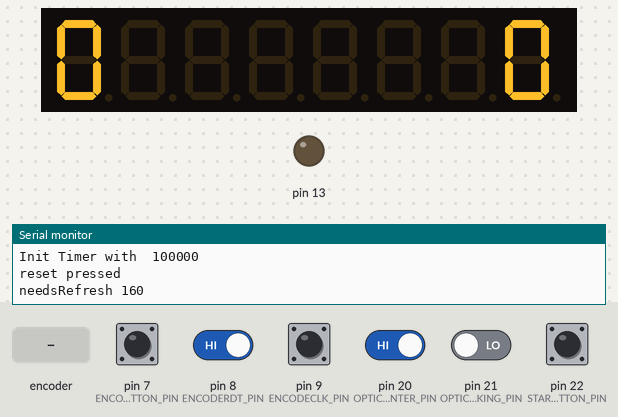
This sketch was run on a simulated Arduino Mega 2560, built with avr-gcc and run on an emulated ATmega2560. Parts: 8-digit seven-segment display, output pins drawn as LEDs (lit = HIGH), the last lines printed to the serial monitor. Inputs (shaded band) come from the test bench; at power-on: pin 7 (ENCODERBUTTON_PIN), pin 8 (ENCODERDT_PIN), pin 9 (ENCODECLK_PIN), pin 20 (OPTICALSENSOR_COUNTER_PIN), pin 22 (START_STOP_BUTTON_PIN) HIGH, pin 21 (OPTICALSENSOR_PARKING_PIN) LOW.

Above: at 1.2 s.
1.3 s: pin 7 (ENCODERBUTTON_PIN) driven LOW
At 3.8 s:
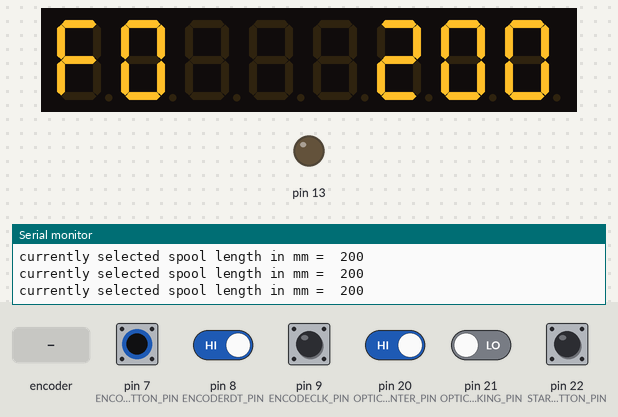
4.3 s: pin 7 (ENCODERBUTTON_PIN) pulsed HIGH 2 times (0.12 s each, 0.3 s apart)
At 4.65 s:
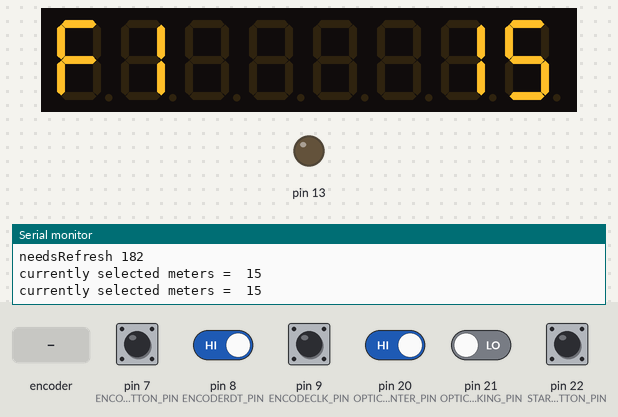
6.4 s: rotary encoder on pin 9 (ENCODECLK_PIN) / pin 8 (ENCODERDT_PIN) turned 1 step (first pin leading)
At 6.45 s:
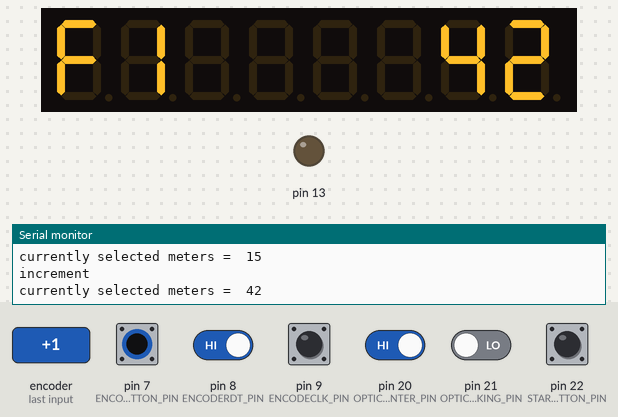
8.1 s: rotary encoder on pin 9 (ENCODECLK_PIN) / pin 8 (ENCODERDT_PIN) turned 1 step (first pin leading)
At 8.25 s:
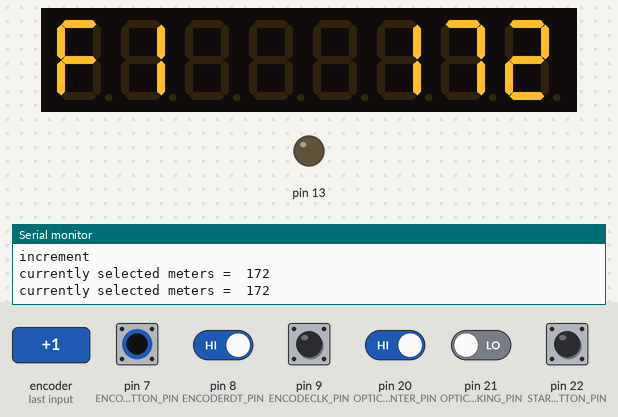
9.8 s: pin 7 (ENCODERBUTTON_PIN) pulsed HIGH 5 times (0.12 s each, 0.3 s apart)
At 12.5 s:
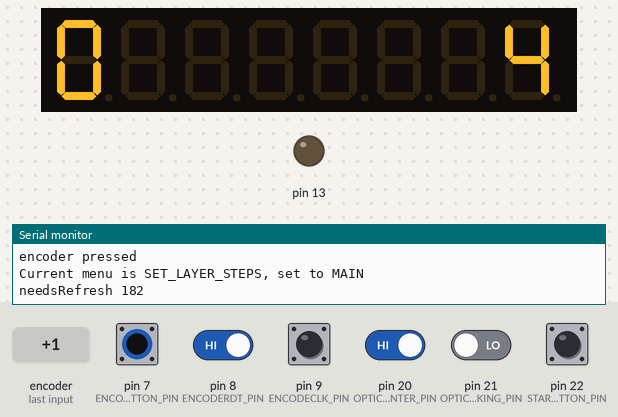
12.8 s: pin 22 (START_STOP_BUTTON_PIN) pulled LOW for 0.15 s
At 13.8 s:
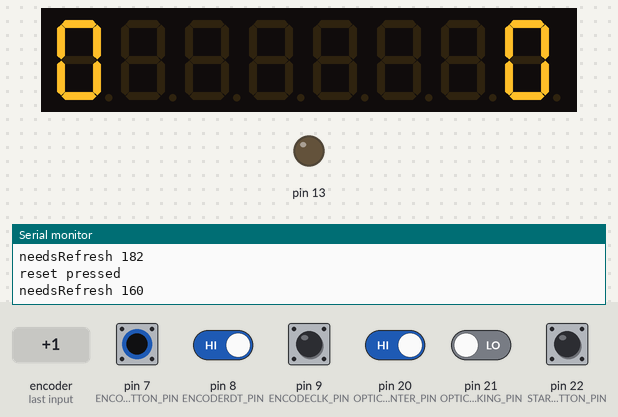

The sketch:

layer.ino
```cpp
#include <Stepper.h>

#include <max7219.h>
#include "Display.h"
#include "Button.h"
#include "Counter.h"
#include "OpticalSensor.h"
#include "Time.h"
#include "Layer.h"
#include "Encoder.h"

#ifndef uint
  #define uint unsigned int
#endif

//MAX7219
#define MAX_CLK 10
#define MAX_CS 11
#define MAX_DIN 12


//driver
#define DRIVER_N1_PIN 3
#define DRIVER_N2_PIN 4
#define DRIVER_N3_PIN 5
#define DRIVER_N4_PIN 6

//encoder
#define ENCODERBUTTON_PIN 7
#define ENCODECLK_PIN 9
#define ENCODERDT_PIN 8
#define ENCODERBUTTON_PRESSED_STATE 0

#define OPTICALSENSOR_COUNTER_PIN 20
#define OPTICALSENSOR_PARKING_PIN 21

#define START_STOP_BUTTON_PIN 22
#define START_STOP_BUTTON_PRESSED_STATE 1

#define SIGNAL_METERS 10

#define MINDEXPERIMENT


Display display;
Time time;


#define sensorNumbers  5
#define  buttonsNumber  3

Sensor* sensorsArray[sensorNumbers];
Button* buttonsArray[buttonsNumber];

//Counter counter;

Button *resetButton, *encoderButton, *driverOnOffButton;
Encoder *encoder;
OpticalSensor *opticalSensor_counter, *opticalSensor_parking;

volatile Menu currentMenu;
 bool needsRefresh = false;

volatile int refresh = 1;

bool showNumWhileBlink = true;


unsigned char encoder_A, encoder_B, encoder_A_prev;

unsigned long ONE_SECOND = 1000000;
unsigned long TIMER_PERIOD  = 100000;
unsigned long BUTTON_DELAY = 500000;
unsigned long STEPS_PER_REVOLUTION = 1000;

int timerCounter = 0;


Stepper stepper1 = Stepper(STEPS_PER_REVOLUTION, DRIVER_N1_PIN, DRIVER_N2_PIN, DRIVER_N3_PIN, DRIVER_N4_PIN); //on wiring change places of pins 2 & 3
Layer  layer;

#define ENCODER_DELAY 5;
int encoderDelay = ENCODER_DELAY;

bool ProcessEncoderDelay()
{
  return  (encoderDelay == 0) ;
}


 void ShowMenu(Menu m)
{
  if (needsRefresh == true )
    {
        //Serial.print("ShowMenu");
        needsRefresh = false;
        display.Clear();
      if (m == MAIN)
      {
        //Serial.println("Current menu is MAIN");
        display.ShowMeters(layer.counter.GetMeters());
        display.ShowTime(time.GetTotalMinutes());
      }
      else if (m == SET_SPOOL_DEPTH)
      {
         Serial.print("currently selected spool length in mm =  ");Serial.println(layer.GetCurrentSpoolDepth());
           display.ShowMenu(m, &layer, showNumWhileBlink);
      }
      else if (m == SET_METERS)
      {
          Serial.print("currently selected meters =  ");Serial.println(layer.counter.getCurrentlySelectedTargetInList());
           display.ShowMenu(m, &layer, showNumWhileBlink);
      }
      else if (m == SET_ACCELERATION)
      {
          Serial.print("show while blink  = "); Serial.println(showNumWhileBlink);
           display.ShowMenu(m, &layer, showNumWhileBlink);
      }
      else if (m == SET_LAYER_STEPS)
      {
          Serial.print("currently layer steps =  ");Serial.println(layer.GetCurrentLayerSteps());
           //display.ShowInt(layer.GetCurrentLayerSteps());
           display.ShowMenu(m, &layer, showNumWhileBlink);
      }
      else
      {
        Serial.print("Undefined menu");
      }
    }
};


void TimerProc(void)
{
    timerCounter ++;

    showNumWhileBlink =  (timerCounter %2 == 0)  ? true: false;

    for (byte i = 0; i < sensorNumbers; i++) {


      sensorsArray[i]->PollSensor();
    }

    for (byte i = 0; i < (sizeof(buttonsArray) / sizeof(buttonsArray[0])); i++)
    {
      buttonsArray[i]->ProcessDelay();
    }

    //check buttons
    if (resetButton->IsPressed())
    {
      Serial.println("reset pressed");
      time.ResetTimer();
      layer.counter.Reset();
      Serial.println("needsRefresh 160");
      needsRefresh = true;
    }

    if (encoderButton->IsPressed())
    {
       Serial.println("encoder pressed");
       //check current menu we're in
       //if we're in main, than go to choose target meters
        if (currentMenu == MAIN)
        {
          Serial.println("Current menu is MAIN, set to SET_SPOOL_LENGTH");
          currentMenu = SET_SPOOL_DEPTH;
        }
        else if (currentMenu == SET_SPOOL_DEPTH)
        {
           Serial.println("Current menu is SET_SPOOL_LENGTH, set to SET_METERS");
           layer.SetSpoolLength();
          currentMenu = SET_METERS;
        }
        else if (currentMenu == SET_METERS){
        //if we're in target meters menu
        //save target
        // goto main
        Serial.println("Current menu is SET_METERS, set to SET_ACCELERATION");
          layer.counter.SetTargetMeters();
          currentMenu = SET_ACCELERATION;
        }
        else if (currentMenu == SET_ACCELERATION)
        {
           Serial.println("Current menu is SET_ACCELERATION, set to SET_LAYER_STEPS");
           layer.SetAcceleration();
           currentMenu = SET_LAYER_STEPS;
        }
        else if (currentMenu == SET_LAYER_STEPS)
        {
          Serial.println("Current menu is SET_LAYER_STEPS, set to MAIN");
          layer.SetLayerSteps();
          currentMenu = MAIN;
        }
        Serial.println("needsRefresh 182");
        needsRefresh = true;
    }
   /* Direction dir = encoder->GetDirection();
    if (dir != NONE)
    {

      if (currentMenu == SET_METERS)
      {
        counter.setTargetSelectionInList(dir);
        needsRefresh = true;
      }
    }*/

    //check opticalSensor
    if (opticalSensor_counter->IsNewLeaf())
    {
      layer.counter.AddDistance(opticalSensor_counter->GetDistanceToIncrease());
    // needsRefresh = true;
    }
    if (layer.counter.DidIncrease())
    {
        //Serial.println("needsRefresh 204");
        needsRefresh = true;
    }

#ifdef MINDEXPERIMENT
      if (timerCounter % 2  == 0)
      {
        // Serial.println("Adding distance");
        layer.counter.AddDistance(opticalSensor_counter->GetDistanceToIncrease());
      }
#endif

    if (timerCounter == (ONE_SECOND / TIMER_PERIOD))
    {
      //one second passed
      time.AddSecond();
      timerCounter = 0;
      //Serial.println("needsRefresh 216");
      needsRefresh = true;
    }
    //TODO: do not update on every timer proc PROBABLY
    if (currentMenu == SET_METERS || currentMenu == SET_ACCELERATION || currentMenu == SET_LAYER_STEPS )
    {
      //Serial.println("needsRefresh 222");
      needsRefresh = true;
    }


    /*if (counter.ShouldSignal() )
    {
         Serial.println("Should signal");
         shouldUpdateBuzzer = true;
         if(showNumWhileBlink)
         {
            soundOn = true;
         }
         else
         {
            soundOn = false;
         }
    }
    else
    {
      noTone(BUZZER_PIN);
      digitalWrite(13,0);
      shouldUpdateBuzzer = false;
    }*/ //we won't need this probably

    if (encoderDelay != 0)
    {
      encoderDelay--;
    }
}


const int stepsPerRevolution = 1000;


void setup() {
  // put your setup code here, to run once:
    Serial.begin(9600);
    display.Begin();


  //setup reset button;
    pinMode(START_STOP_BUTTON_PIN, INPUT_PULLUP);
    pinMode(OPTICALSENSOR_COUNTER_PIN, INPUT_PULLUP);
    pinMode(ENCODERBUTTON_PIN, INPUT_PULLUP);
    pinMode(ENCODECLK_PIN, INPUT_PULLUP);
    pinMode(ENCODERDT_PIN, INPUT_PULLUP);
    //Serial.println("delay value  = ");Serial.println( BUTTON_DELAY/ TIMER_PERIOD );
    resetButton = new Button();
    resetButton->Init(START_STOP_BUTTON_PIN, BUTTON_DELAY/ TIMER_PERIOD , START_STOP_BUTTON_PRESSED_STATE);
    sensorsArray[0] = resetButton;
    buttonsArray[0] = resetButton;

    opticalSensor_counter = new OpticalSensor();
    opticalSensor_counter->Init(OPTICALSENSOR_COUNTER_PIN);
    sensorsArray[1] = opticalSensor_counter;

    opticalSensor_parking = new OpticalSensor();
    opticalSensor_parking->Init(OPTICALSENSOR_PARKING_PIN);
    sensorsArray[2] = opticalSensor_parking;

    //setup encoder
    //button
    encoderButton = new Button();
    encoderButton->Init(ENCODERBUTTON_PIN, BUTTON_DELAY/ TIMER_PERIOD , ENCODERBUTTON_PRESSED_STATE);
    sensorsArray[3] = encoderButton;
    buttonsArray[1] = encoderButton;
    //rotation
    encoder = new Encoder();
    encoder->Init(ENCODECLK_PIN,ENCODERDT_PIN );
    sensorsArray[4] = encoder;

    //pinMode(BUZZER_PIN, OUTPUT);
    display.Clear();
    layer.counter.Init(SIGNAL_METERS);
    Serial.print("Setup finished, button is pressed = ");Serial.println(buttonsArray[1]->IsPressed());

    currentMenu = MAIN;

    //shouldUpdateBuzzer= false;
    pinMode(13, OUTPUT);


    //do this in the end of the setup!
     Serial.print("Init Timer with  ");Serial.println(TIMER_PERIOD);
    Timer1.initialize(TIMER_PERIOD);
    Timer1.attachInterrupt(TimerProc);
}


/*void setup() {
  // Set the speed to 5 rpm:
  /*myStepper.setSpeed(5);

  // Begin Serial communication at a baud rate of 9600:
  Serial.begin(9600);
}*/
void loop() {


  /*Serial.println("clockwise");
  myStepper.step(stepsPerRevolution);
  delay(500);

  // Step one revolution in the other direction:
  Serial.println("counterclockwise");
  myStepper.step(-stepsPerRevolution);
  delay(500);*/

  ShowMenu(currentMenu);

  //buzzer
  /*if (shouldUpdateBuzzer)
  {
    if (soundOn)
    {
       Serial.println("tone");
      tone(BUZZER_PIN, 1000);
      digitalWrite(13,1);
    }
    else
    {
      Serial.println("no tone");
      noTone(BUZZER_PIN);
      digitalWrite(13,0);
    }
    shouldUpdateBuzzer = false;
  }*/

  if (currentMenu == SET_METERS || currentMenu == SET_ACCELERATION || currentMenu == SET_LAYER_STEPS)
      {
      encoder_A = digitalRead(ENCODECLK_PIN);
      encoder_B = digitalRead(ENCODERDT_PIN);

      //Если уровень сигнала А низкий,
      //и в предидущем цикле он был высокий
      if(!encoder_A && encoder_A_prev)
      {
        //Если уровень сигнала В высокий
        if(encoder_B)
        {
          //Значит вращение происходит по часовой стрелке
          //Здесь можно вставить операцию инкремента
          //Здесь можно вставлять какие либо свои
          //операции по обработке данных в нужном направлени
          bool canProcess = ProcessEncoderDelay();
          if (canProcess)
          {
             encoderDelay = ENCODER_DELAY;
          Serial.println("increment");
          switch (currentMenu)
          {
            case SET_METERS:
              layer.counter.IncrementTarget();
              break;
            case SET_ACCELERATION:
              layer.IncrementAcceleration();
              break;
            case SET_LAYER_STEPS:
              layer.IncrementLayerSteps();
              break;
            default:
              //do nothing
              break;
          }
          }


        }
        //Если уровень сигнала В низкий
        else
        {
          //Значит вращение происходит против часовой стрелки
          //Здесь можно вставить операцию декремента
          //Здесь можно вставлять какие либо свои
          //операции по обработке данных в нужном направлении
          bool canProcess = ProcessEncoderDelay();
          if (canProcess)
          {
            encoderDelay = ENCODER_DELAY;
            Serial.println("decrement");
             switch (currentMenu)
            {
              case SET_METERS:
                layer.counter.DecrementTarget();
                break;
              case SET_ACCELERATION:
                layer.DecrementAcceleration();
                break;
              case SET_LAYER_STEPS:
                layer.DecrementLayerSteps();
                break;
              default:
                //do nothing
                break;
            }
          }
        }
      }
      //Обязательно нужно сохранить состояние текущего уровня сигнала А
      //для использования этого значения в следующем цикле сканирования программы
      encoder_A_prev = encoder_A;
      }


}
```

Button.h
```cpp
#include "Sensor.h"

class Button: public Sensor{
  private:

    int _delayms = 0, _delayValue = 0;
    unsigned int _pin;
    unsigned int _curstate = 0, _prevstate = 0;

    bool _pressed = false;

     bool _delayOn = false;
     unsigned int _PRESSED_STATE;

  public:

    void Init(unsigned int pin, unsigned int delayValue, unsigned int pressedState)
    {
      _pin = pin;
      _delayValue = delayValue;
      _delayOn = false;
      _PRESSED_STATE = pressedState;
       // Serial.print ("init _delayOn = ");Serial.println(_delayOn);
       // Serial.print ("init _delayValue = ");Serial.println(_delayValue);
    }


    virtual void PollSensor ()
    {
      //Serial.println("Poll my button");
      //Serial.print ("_delayOn = ");Serial.println(_delayOn);
      if (!_delayOn)
      {
        //Serial.println("no delay");
        _curstate= digitalRead(_pin);
         //Serial.print("curstate is "); Serial.println(_curstate);
        if (_curstate == _PRESSED_STATE && _curstate != _prevstate)
        {
          // Serial.print("button is pressed now");
           _pressed = true;
           _delayOn = true;
           _delayms = _delayValue;
        };
        _prevstate = _curstate;
      }
     // Serial.println("Poll my button end");
    };


      bool IsPressed()
      {
        bool was = _pressed;
        _pressed = false;
        return was;
      };


      void ProcessDelay()
      {
        //Serial.print ("ProcessDelay _delayms = ");Serial.println(_delayms);
        if (_delayOn)
        {

          if (--_delayms == 0)
          {
            _delayOn = false;

          }
        }
      }

};
```

Counter.h
```cpp
#ifndef COUNTER_H
#define COUNTER_H

#include "Direction.h"

#define OPTIONS_COUNT 8

class Counter{
  private:

    float _distance;
    unsigned int _meters;
    int _selectedIndex = 0;
    int _selectedMeters;
    int _currentTargetMeters;
    int _targetMeters[OPTIONS_COUNT] = {15,42, 172, 202, 302, 342, 402 ,1002 };
    int _signalMeters;
    bool _didIncrease = false;
  public:
    void Init(int s){
      Reset();
      _currentTargetMeters = getCurrentlySelectedTargetInList();
      _selectedIndex = 0;
      _signalMeters = s;
       bool _didIncrease = false;
    }

  void AddMeter()
  {
    _distance += 1000;
  }

  void Reset()
  {
    _distance = 0;
  }

  unsigned int GetMeters()
  {
    //Serial.print("current meters ");Serial.println( (int)(_distance / 1000));
    return (int)(_distance / 1000);
  }

  void AddDistance (float d)
  {
    unsigned int prevMeters = (int)(_distance / 1000);
    _distance += d;
    if ((int)(_distance / 1000) - prevMeters > 0) _didIncrease = true;
    //Serial.print("current distance ");Serial.println(_distance);
  }

  int getNextTarget(Direction dir)
  {
    if (dir == LEFT)
    {
      if (--_selectedIndex < 0 ) _selectedIndex = OPTIONS_COUNT-1;
      return _targetMeters[_selectedIndex];
    }
    else if (dir == RIGHT)
    {
      if (++_selectedIndex == OPTIONS_COUNT) _selectedIndex = 0;
      return _targetMeters[_selectedIndex];
    }
    else
    {
     // Serial.println("WARNING. trying to set target while no direction");
    }
  }

    void setTargetSelectionInList(Direction dir)
  {
    // Serial.print("direction = ");  Serial.println(dir);
    if (dir == LEFT)
    {
      if (--_selectedIndex < 0 ) _selectedIndex = OPTIONS_COUNT - 1;
      //return _targetMeters[_selectedIndex];
    }
    else if (dir == RIGHT)
    {
      if (++_selectedIndex == OPTIONS_COUNT) _selectedIndex = 0;
      //return _targetMeters[_selectedIndex];
    }
    else
    {
      //Serial.println("WARNING. trying to set target while no direction");
    }
     //Serial.println("WARNING. trying to set target while no direction");
  }

   int getCurrentlySelectedTargetInList()
  {
      //Serial.print("_selectedIndex = ");  Serial.println(_selectedIndex);
      return _targetMeters[_selectedIndex];
  }


  void SetTargetMeters()
  {
    _currentTargetMeters = _targetMeters[_selectedIndex];
  }

  bool ShouldSignal()
  {
    //Serial.print(" _currentTargetMeters - GetMeters() ");  Serial.println( _currentTargetMeters - GetMeters() );
     //Serial.print(" _signalMeters");  Serial.println( _signalMeters );
    return GetMeters() > _currentTargetMeters || ( _currentTargetMeters - GetMeters() ) < _signalMeters ;
  }

  void IncrementTarget()
  {
    if (++_selectedIndex == OPTIONS_COUNT) _selectedIndex = 0;
  }

    void DecrementTarget()
  {
    if (--_selectedIndex < 0 ) _selectedIndex = OPTIONS_COUNT - 1;
  }

  bool DidIncrease()
  {
    bool did = _didIncrease;
    _didIncrease = false;
    return did;
  }
};


#endif
```

Direction.h
```cpp
#ifndef DIRECTION_H
#define DIRECTION_H
enum Direction
{
  LEFT,
  RIGHT,
  NONE
} ;

#endif
```

Display.h
```cpp
#include <TimerOne.h>
#include "Layer.h"

enum Menu{
  MAIN,
  SET_SPOOL_DEPTH,
  SET_METERS,
  SET_ACCELERATION,
  SET_LAYER_STEPS
  };


class Display
{
    private:
      MAX7219 _display;
      char _charbuf[4];

    public:


    void ShowTime(unsigned int minutes){
      sprintf(_charbuf,"%i", minutes);
      //Serial.print("_charbuf is");Serial.println(_charbuf);


      _display.DisplayText(_charbuf, 0);
    };

    void ShowMeters(unsigned int meters)
    {
      sprintf(_charbuf,"%u", meters);
      _display.DisplayText(_charbuf, 1);
    };

    void ShowInt(unsigned int value)
    {
      sprintf(_charbuf,"%u", value);
      //Serial.print("_charbuf is");Serial.println(_charbuf);
      _display.DisplayText(_charbuf, RIGHT);
    }

    void Clear()
    {
      _display.Clear();
    };

    void ClearMeters()
    {
       _display.DisplayText("    ", 1); //Right justified
    }

    void ShowMenu(Menu m, Layer* layer, bool showValue)
    {
      switch (m)
      {
        case SET_METERS:
            _display.DisplayText("F1",LEFT);
            if (showValue) ShowMeters(layer->counter.getCurrentlySelectedTargetInList());
          break;
         case SET_ACCELERATION:
            _display.DisplayText("F2", LEFT);
            if (showValue)  ShowInt(layer->GetCurrentAcceleration());
            break;
         case SET_LAYER_STEPS:
            _display.DisplayText("F3", LEFT);
            if (showValue)  ShowInt(layer->GetCurrentLayerSteps());
            break;
         case SET_SPOOL_DEPTH:
            _display.DisplayText("F0", LEFT);
            if (showValue)  ShowInt(layer->GetCurrentSpoolDepth());
            break;
        if (!showValue) _display.DisplayText("     ", RIGHT);
      }
    }


    void Begin()
    {
      _display.Begin();
    };
};
```

Sensor.h
```cpp
#ifndef SENSOR_H
#define SENSOR_H

class Sensor{

  public:
    virtual void PollSensor(){};
};

#endif
```

Source omitted: Encoder.h (1713 bytes), Layer.h (1175 bytes), OpticalSensor.h (1010 bytes), Time.h (510 bytes)

Measured:
- after the input at 1.3 s, the display: first changes at once (image 1 shows a later state)
- after the input at 4.3 s, the display: first changes after 0.26 s (image 2 shows a later state)
- after the input at 6.4 s, the display: changes at once (image 3)
- after the input at 8.1 s, the display: first differs from a run without the input after 0.10 s (image 4)
- after the input at 9.8 s, the display: first differs from a run without the input after 0.25 s (image 5 shows a later state)
- after the input at 12.8 s, the display: changes after 0.20 s (image 6)
